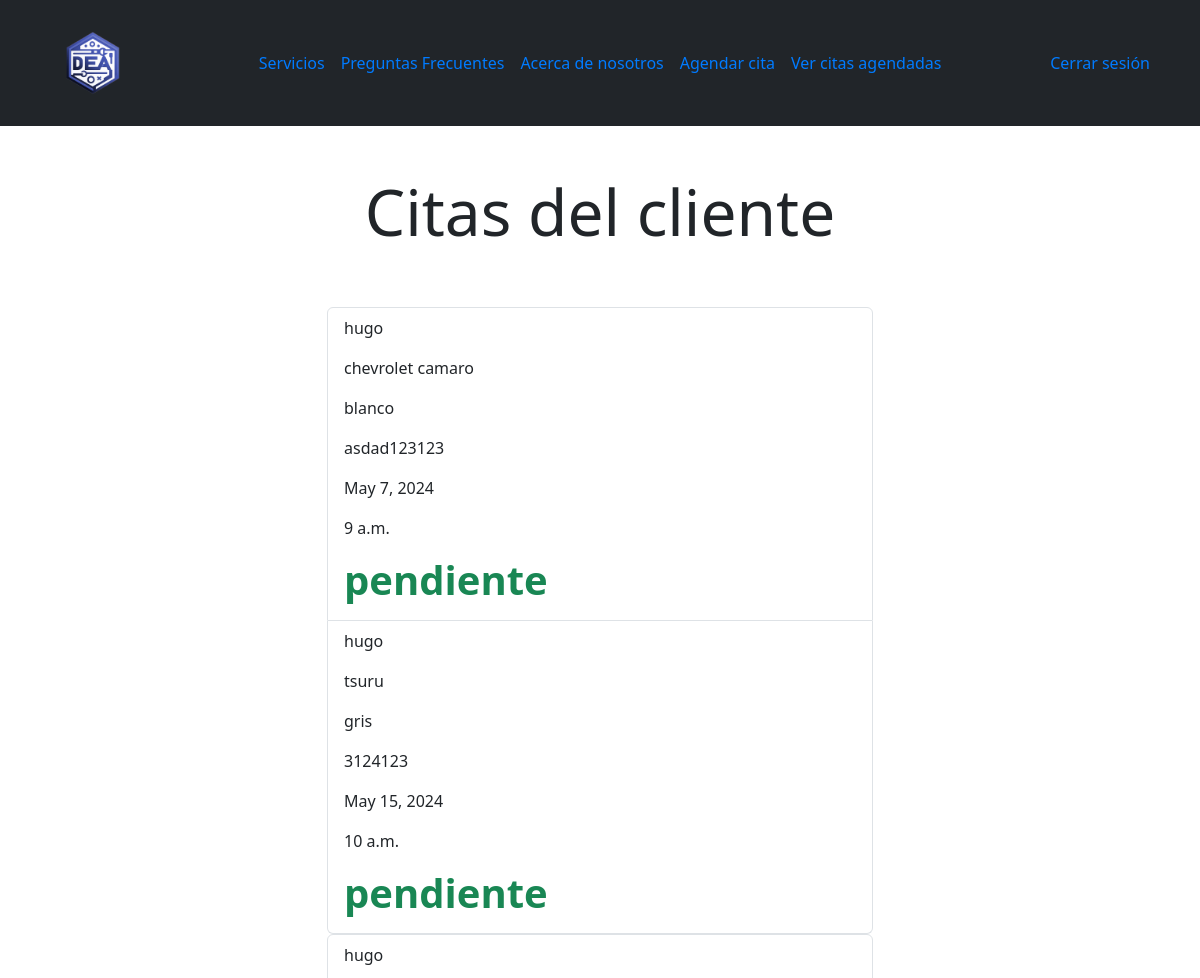
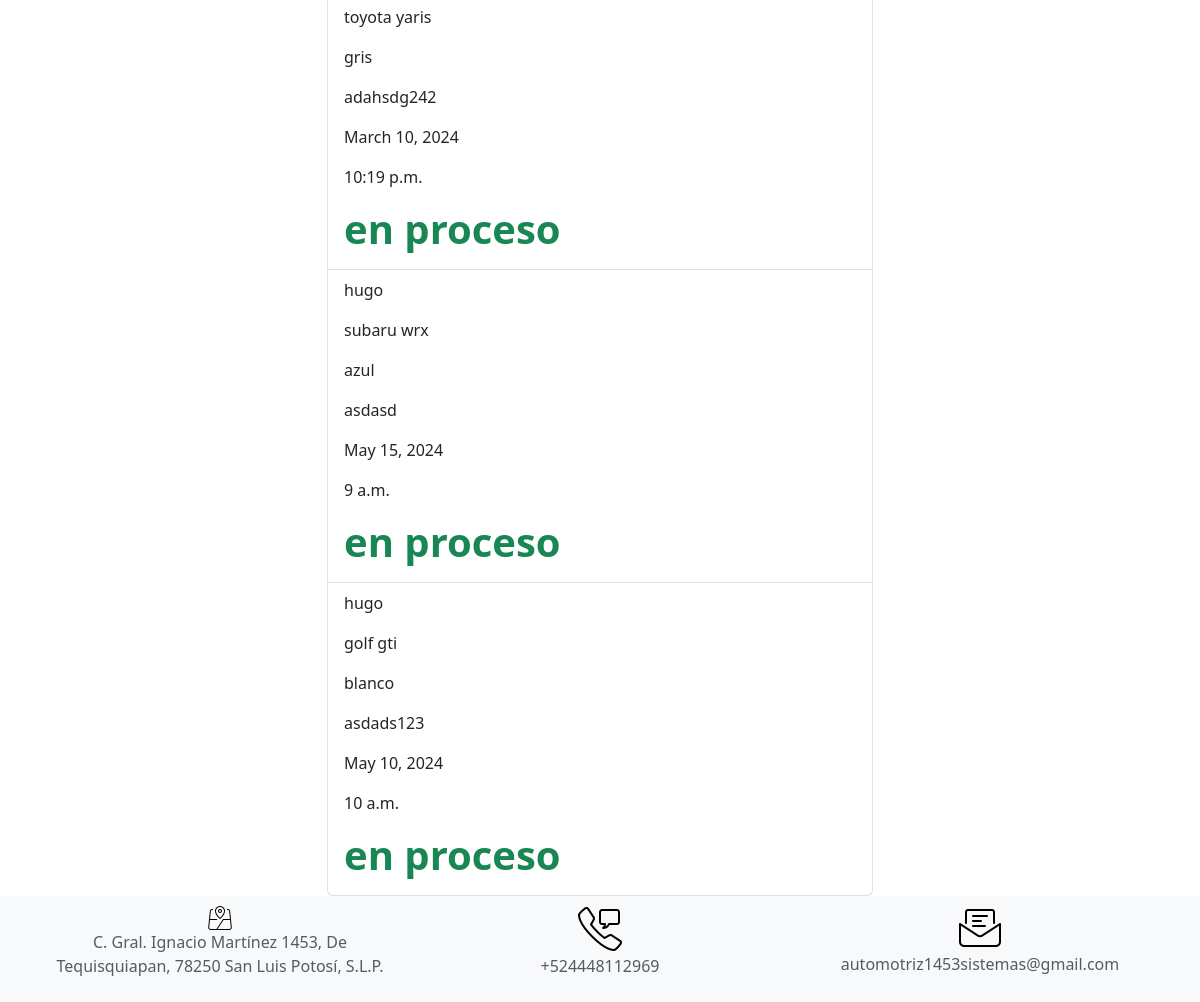
The app's page /lista_citas/ (signed in), older data (2 pictures, top to bottom).
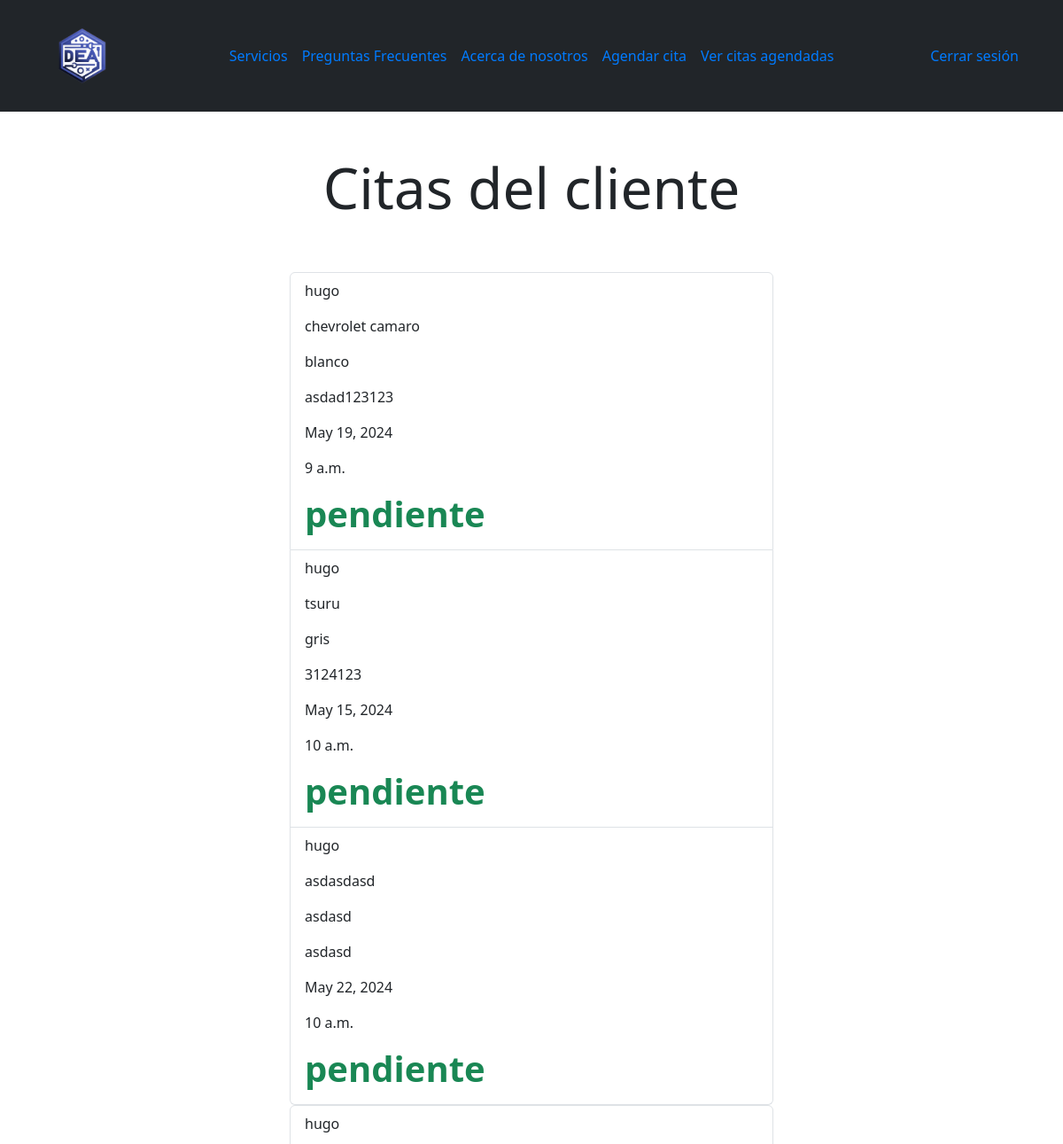
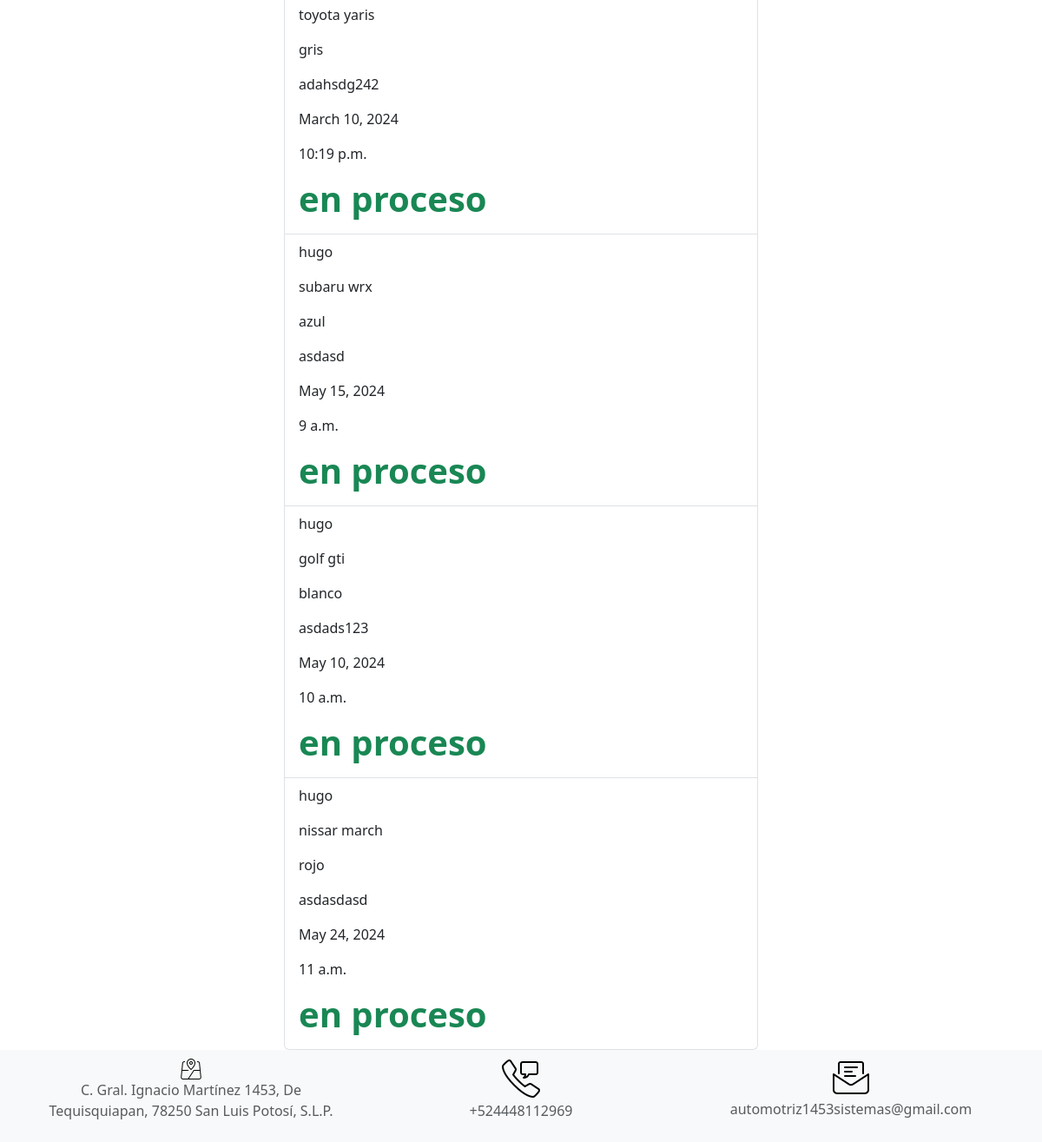
The same page, newer data (2 pictures, top to bottom).
### autenticacion/models.py (models this page shows, shortened)
class Cita(models.Model):
    usuario = models.ForeignKey(User, on_delete=models.CASCADE)
    modelo_carro = models.CharField(max_length=100)
    color = models.CharField(max_length=100)
    placas = models.CharField(max_length=20)
    fecha = models.DateField()
    hora = models.TimeField()
    estado = models.CharField(max_length=50, default='pendiente')
    retroalimentacion = models.TextField(null=True, blank=True)
    servicios = models.ManyToManyField(Servicio, through='DetalleCita')

class User(AbstractUser):
    tel = models.CharField(max_length= 20) #Agregar el campo telefono a la tabla de usuario

### autenticacion/views.py (the view)
# urls.py: path('lista_citas/', v_auth.lista_citas_cliente, name='lista_citas_cliente'),
@login_required
def lista_citas_cliente(request):
    citas_en_espera = Cita.objects.filter(usuario = request.user, estado = "pendiente")
    citas_en_proceso = Cita.objects.filter(usuario = request.user, estado = "en proceso")
    citas_finalizadas = Cita.objects.filter(usuario = request.user, estado = "finalizada")
    titulo = "Citas del cliente"
    return render(request, "lista_citas_cliente.html",{
        'titulo': titulo,
        'citas_en_espera' : citas_en_espera,
        'citas_en_proceso' : citas_en_proceso,
        'citas_finalizadas' : citas_finalizadas,
    })

### main/templates/lista_citas_cliente.html (shortened to what this page needs)
<!DOCTYPE html>
<html lang="en">
<head>
    {% extends 'layouts/base.html' %}
    {% block content %}
    <main class="container">
        <div class="row">
            <div class="col-md-6 offset-md-3">
                <h1 class="text-center display-3 py-5">{% block title %}{{ titulo }}{% endblock %}</h1>
                <ul class="list-group">
                    {% for cita in citas_en_espera %}
                    <a class="list-group-item" href="{% url 'detalle_cita_cliente' cita.id %}">
                        <header class="d-flex justify-content-between">
                            <p>{{cita.usuario}}</p>
                        </header>
                            <p>{{cita.modelo_carro}}</p>
                            <p>{{cita.color}}</p>
                            <p>{{cita.placas}}</p>
                            <p>{{cita.fecha}}</p>
                            <p>{{cita.hora}}</p>
                            <h1 class="fw-bold text-success">{{cita.estado}}</h1>
                    </a>
                    {% endfor %}
                </ul>
                <ul class="list-group">
                    {% for cita in citas_en_proceso %}
                    <a class="list-group-item" href="{% url 'estatus_cita' cita.id %}">
                        <header class="d-flex justify-content-between">
                            <p>{{cita.usuario}}</p>
                        </header>
                            <p>{{cita.modelo_carro}}</p>
                            <p>{{cita.color}}</p>
                            <p>{{cita.placas}}</p>
                            <p>{{cita.fecha}}</p>
                            <p>{{cita.hora}}</p>
                            <h1 class="fw-bold text-success">{{cita.estado}}</h1>
                    </a>
                    {% endfor %}
                </ul>
            </div>
        </div>
    </main>
    {% endblock %}

### main/templates/layouts/base.html (shortened to what this page needs)
<!DOCTYPE html>
<html lang="en">
<head>
    {%load static %}
    <link rel="stylesheet" href="https://cdn.jsdelivr.net/npm/bootstrap@5.3.2/dist/css/bootstrap.min.css">
</head>
<body>
    <nav class="navbar navbar-expand-lg navbar-light bg-dark">
        <div class="container justify-content-center">
            <a class="navbar-brand" href="/"><img src="{% static 'logo.png' %}" alt="" width="100px" height="100px" alt=""></a>
            <div class="collapse navbar-collapse justify-content-center" id="navbarNav">
                <ul class="navbar-nav">
                    {% if user.is_authenticated and user.is_staff %}
                        <li class="nav-item">
                            <a class="nav-link" href="{% url 'panel_encargado' %}">Gestionar Citas</a>
                        </li>
                    {% elif user.is_authenticated %}
                        <li class="nav-item">
                            <a class="nav-link" href="{% url 'lista_de_servicios' %}">Servicios</a>
                        </li>
                        <li class="nav-item">
                            <a class="nav-link" href="{% url 'preguntasfrec' %}">Preguntas Frecuentes</a>
                        </li>
                        <li class="nav-item">
                            <a class="nav-link" href="{% url 'acerca' %}">Acerca de nosotros</a>
                        </li>
                        <li class="nav-item">
                            <a class="nav-link" href="{% url 'citas' %}">Agendar cita</a>
                        </li>
                        <li class="nav-item">
                            <a class="nav-link" href="{% url 'lista_citas_cliente' %}">Ver citas agendadas</a>
                        </li>
                    {% endif %}
                </ul>
            </div>
            <div>
                <ul class="navbar-nav">
                    {% if user.is_authenticated %}
                        <li class="nav-item">
                            <a class="nav-link" href="{% url 'cerrar_sesion' %}">Cerrar sesión</a>
                        </li>
                    {% endif %}
                </ul>
            </div>
        </div>
    </nav>
    {% block content %}
    {% endblock %}
    <footer class="bg-light text-muted text-center py-2">
        <div class="container">
            <div class="row">
                <div class="col">
                    <img>
                    <p>C. Gral. Ignacio Martínez 1453, De Tequisquiapan, 78250 San Luis Potosí, S.L.P.</p>
                </div>
                <div class="col">
                    <img>
                    <p>+524448112969</p>
                </div>
                <div class="col">
                    <img>
                    <p>automotriz1453sistemas@gmail.com</p>
                </div>
            </div>
        </div>
    </footer>
</body>
</html>

### main/templates/layouts/base.html (style rules this page uses)
.navbar-nav .nav-link { color: #007bff; transition: all 0.3s; border-radius: 20px; padding: 10px 20px; }

Row changes from the older to the newer data that the page shows:
changed Cita "chevrolet camaro": fecha "May 7, 2024" → "May 19, 2024"
added Cita: usuario "hugo", modelo_carro "asdasdasd", color "asdasd", placas "asdasd", fecha "May 22, 2024", hora "10 a.m.", estado "pendiente", shown under "Citas del cliente"
added Cita: usuario "hugo", modelo_carro "nissar march", color "rojo", placas "asdasdasd", fecha "May 24, 2024", hora "11 a.m.", estado "en proceso"
